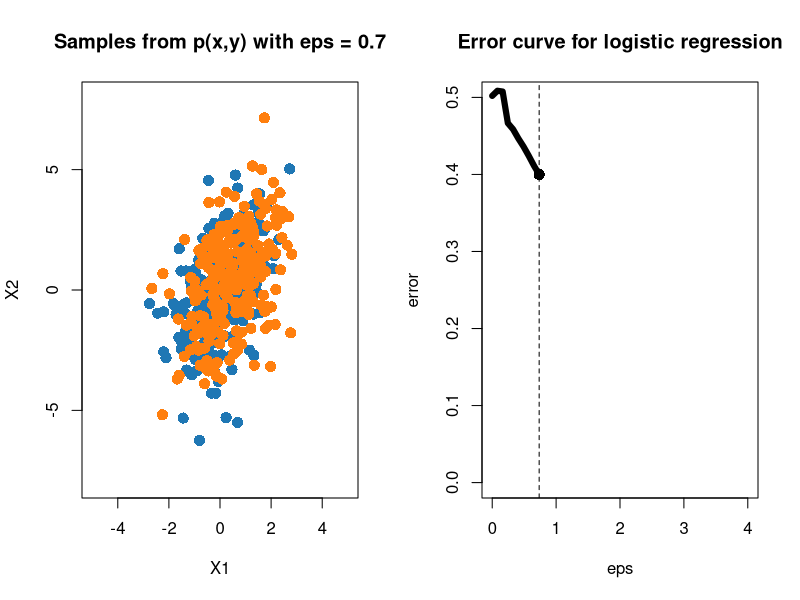
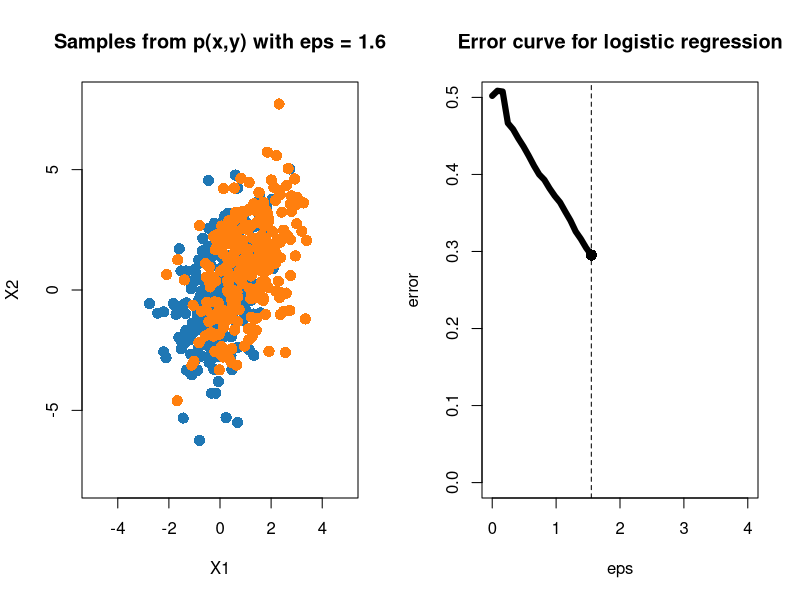
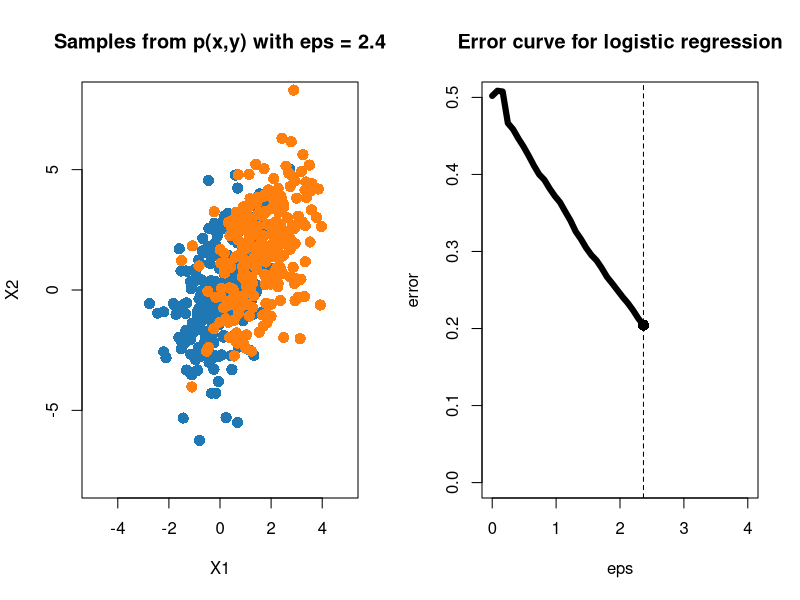
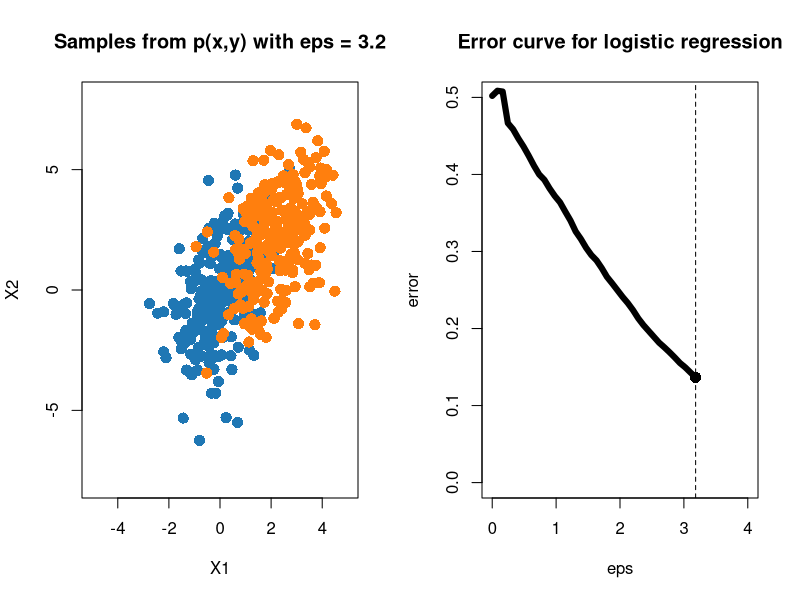
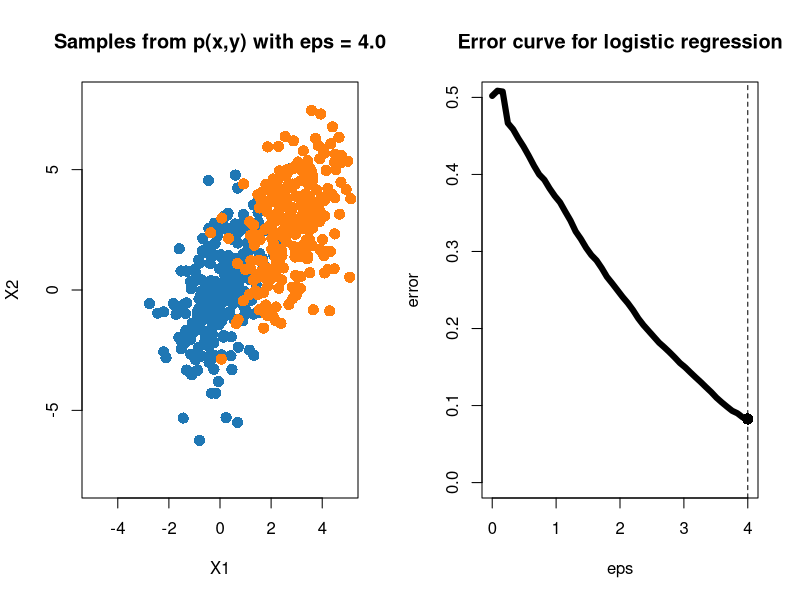

Reproduce these figures in R, in order.
# load MASS to to use mvrnorm for sampling multivariate normal
library("MASS")
# create a function for sampling from p(x,y)
generate_dataset <- function(nsamples, eps, rho_0, rho_1)
{
  # set the seed at each call for reproducibility
  set.seed(42)
  # parameters for class 0
  mu_0 = c(0, 0)
  cv_0 = rbind(c(1, rho_0*2), c(rho_0*2, 4))
  # parameters for class 1
  mu_1 = c(1, 1)/sqrt(2) * eps
  cv_1 = rbind(c(1, rho_1*2), c(rho_1*2, 4))
  # sample data points -- note the effect of the seed being fixed
  X_0 = mvrnorm(n=nsamples, mu=mu_0, Sigma=cv_0)
  X_1 = mvrnorm(n=nsamples, mu=mu_1, Sigma=cv_1)
  X = rbind(X_0, X_1)
  y = c(rep(0, nsamples), rep(1, nsamples))
  df = data.frame(cbind(X, y))
  colnames(df) = c('X1', 'X2', 'y')
  return(df)
}
# create a function to get score for a given eps
get_error_lrg_eps <- function(eps)
{
  # generate a dataset for training
  df_train = generate_dataset(nsamples=100, eps=eps, rho_0=0.5, rho_1=0.5)
  # generate a dataset for testing
  df_test = generate_dataset(nsamples=2500, eps=eps, rho_0=0.5, rho_1=0.5)
  # train the logistic regression classifier
  logreg = glm(y ~ ., data=df_train, family=binomial)
  # get the prob predictions of the classifier on the test data
  y_pred_prob = predict(logreg, newdata=df_test, type="response")
  # cast the prob predictions into class 0 or 1
  y_pred = as.integer(y_pred_prob > 0.5)
  # get the true labels of the test dataset
  y_test = df_test[,3]
  # calculate the average error rate
  error_lrg = mean(y_test != y_pred)
  return(error_lrg)
}
# loop over different values for eps
eps_list = seq(0, 4, length.out=50)
error_lrg_list = c()
for (eps in eps_list)
{

  # get the errors over multiple realizations to smooth things out
  nrzt = 10
  error_lrg_avg = 0.0
  for (rzt in 1:10) 
    {error_lrg_avg = error_lrg_avg + get_error_lrg_eps(eps)}
  error_lrg_avg = error_lrg_avg / nrzt
  
  # append result
  error_lrg_list = c(error_lrg_list, error_lrg_avg)
  
  # only generate a plot every 10 values of eps
  if(length(error_lrg_list) %% 10 == 0)
  {

    # instantiate a pdf file to save the plot
    filename = sprintf("fig-CM5-logreg-eps_%0.1f.pdf", eps)    
    pdf(filename, width=12.0, height=6.8)

    # prepare a subplot
    par(mfrow = c(1, 2))
    
    # plot a scatter plot on the left column with data freshly generated
    df_train = generate_dataset(
      nsamples=250, 
      eps=eps, 
      rho_0=0.5, 
      rho_1=0.5)
    y = df_train[,3]
    plot(df_train[,1:2], 
         col='white',
         xlim=c(-5, +5),
         ylim=c(-8, +8))
    points(df_train[y==0,1:2],
           col='#1f77b4',
           pch=16,
           cex=1.5)
    points(df_train[y==1,1:2],
           col='#ff7f0e', 
           pch=16,
           cex=1.5)
    title(sprintf("Samples from p(x,y) with eps = %0.1f", eps))      
    
    # plot the error curve as function of eps on the right column
    plot(eps_list,
         0.5*rep(1, length(eps_list)),
         col='white',
         type='l',
         xlab='eps',
         ylab='error',
         xlim=c(0, 4),
         ylim=c(0, 0.5)
    )
    lines(eps_list[1:length(error_lrg_list)],
          error_lrg_list,
          col='black',
          lwd=6.0
    )
    points(eps, error_lrg_avg, col='black', pch=16, cex=1.5)
    abline(v=eps, col='black', lty=2)
    title('Error curve for logistic regression')  
    
    dev.off()
  }
}

# # true conditional probability P(Y = 1 | X = x) -- this is what we are aiming for
# prob_true <- matrix(ESL.mixture$prob, nrow=length(x1_array), ncol=length(x2_array))
# 
# # estimate the kNN classifier for this data
# prob_knn_15 <- knn(train=df_train[,c(2,3)], test=df_test, cl=df_train[,1], k=15, prob=TRUE)
# # getting the probability predictions for each point in the feature space
# prob_knn_15 <- matrix(prob_knn_15, nrow=length(x1_array), ncol=length(x2_array))
# 
# # estimating the logistic regression classifier for this data
# logreg <- glm(y_train ~ ., data=df_train, family=binomial)
# y_pred <- predict.glm(logreg, newdata=df_test, type="response")
# # getting the probability predictions for each point in the feature space
# prob_logreg <- matrix(y_pred, nrow=length(x1_array), ncol=length(x2_array))